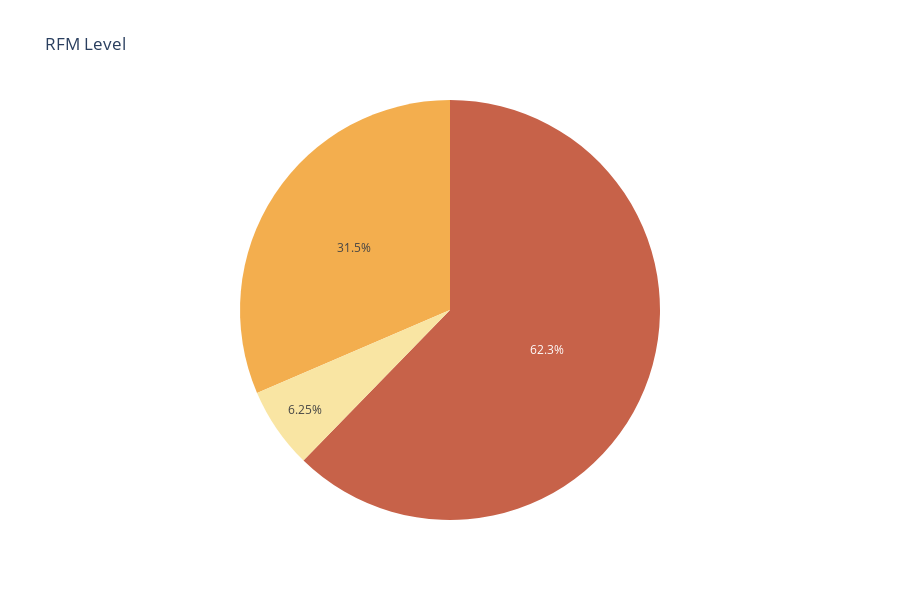

Write notebook code for a chart like this one.
### Code cell
import plotly.express as px
# Meresample data ke bulanan dan menghitung jumlah pesanan
RFM = df_rfm['RFM Level'].value_counts().sort_values(ascending=False)
RFM.columns = ['RFM Level', 'Count']

# Membuat plot interaktif dengan Plotly Express
fig = px.pie(RFM, values=RFM.values, names=RFM.index, title='RFM Level',
              labels={'index': 'RFM Level', 'value': 'Count'}, height=600, color_discrete_sequence=['#C76249', '#F3AE4E', '#F9E5A3', '#F3E1C1'])


# Menambahkan mode hover untuk menampilkan detail saat dihover
fig.update_traces(hovertemplate='RFM Level: %{label}<br>Count: %{value}', hoverlabel=dict(bgcolor='antiquewhite', font_size=12, font_family='Rockwell'), name='')
fig.update_layout(showlegend=False)

fig.show()

### Figure 1 — Plotly figure (JSON) as saved in the notebook; plotly's stock layout.template omitted (floating-point values rounded to 4 significant figures)
{"data": [{"domain": {"x": [0, 1], "y": [0, 1]}, "hoverlabel": {"bgcolor": "antiquewhite", "font": {"family": "Rockwell", "size": 12}}, "hovertemplate": "RFM Level: %{label}<br>Count: %{value}", "labels": ["Gold", "Silver", "Platinum"], "legendgroup": "", "name": "", "showlegend": true, "type": "pie", "values": [61459, 31037, 6170]}], "layout": {"height": 600, "legend": {"tracegroupgap": 0}, "piecolorway": ["#C76249", "#F3AE4E", "#F9E5A3", "#F3E1C1"], "showlegend": false, "title": {"text": "RFM Level"}}}
